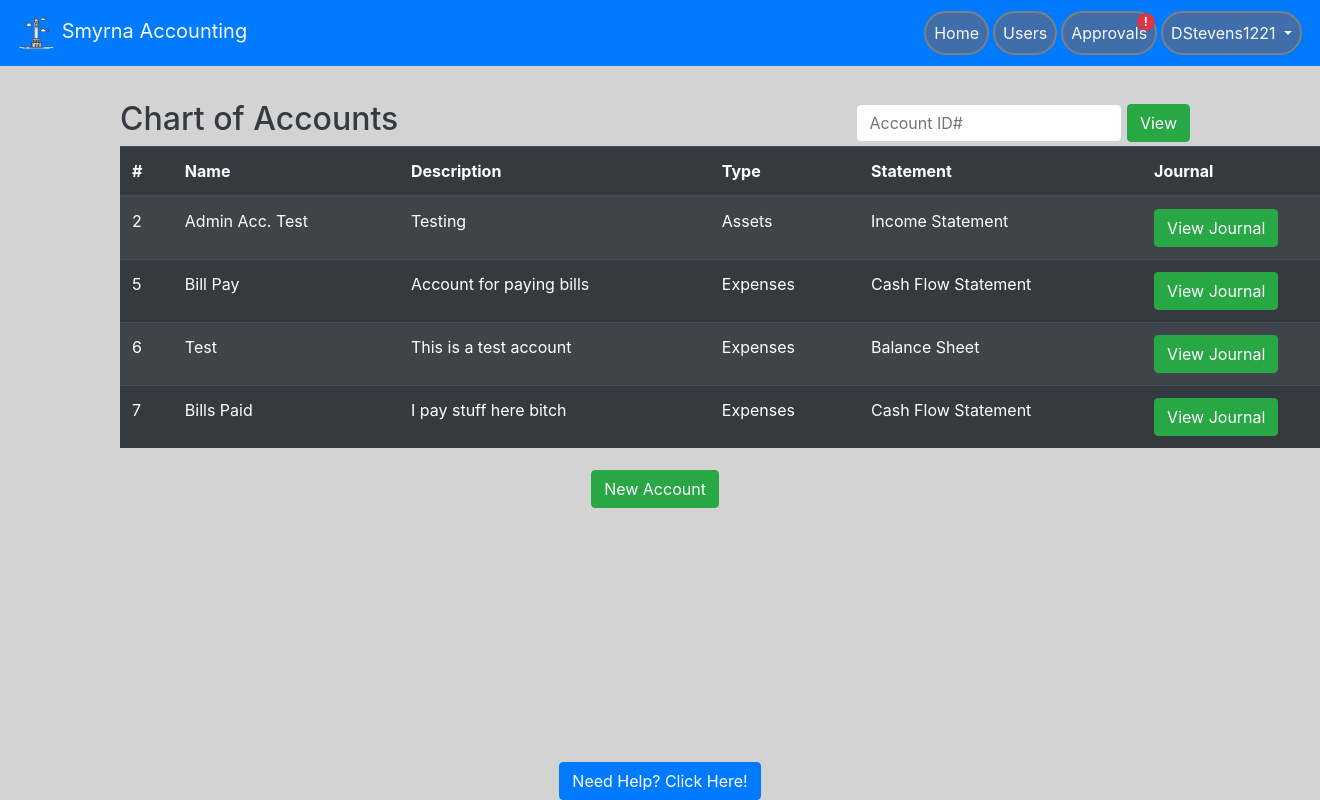
The app's page /accountOverview/1 (signed in) with its own data.
### website/models.py (models this page shows, shortened)
class User(db.Model, UserMixin):
    id = db.Column(db.Integer, primary_key=True)  # unique identifier
    email = db.Column(db.String(150), unique=True)
    password = db.Column(db.String(150))
    oldPassword = db.Column(db.String(150))
    firstName = db.Column(db.String(150))
    lastName = db.Column(db.String(150))
    userName = db.Column(db.String(150))
    hasAdmin = db.Column(db.Boolean, default=False)
    hasMan = db.Column(db.Boolean, default=False)
    status = db.Column(db.Boolean, default=False)
    creationDate = db.Column(db.Date())
    expirationDate = db.Column(db.Date())
    suspensionDate = db.Column(db.Date())
    suspensionEnd = db.Column(db.Date())
    accounts = db.relationship("Account", backref="user_backref", lazy=True)

class Account(db.Model):
    acc_num = db.Column(db.Integer, primary_key=True)  # unique identifier. Needs adjusting
    user_id = db.Column(db.Integer, db.ForeignKey(User.id), nullable=False)
    acc_name = db.Column(db.String(150), unique=True)
    acc_desc = db.Column(db.String(150))
    acc_cat = db.Column(db.String(150))
    init_bal = db.Column(db.Float)
    acc_statement = db.Column(db.String(150))
    entries = db.relationship("Ledger", backref='entries', lazy=True)

### website/auth.py (the view, shortened to what this page needs)
@auth.route('/accountOverview/<id>', methods=['GET', 'POST'])
@login_required
def accountOverview(id):
    if current_user.hasAdmin or current_user.hasMan:
        usr_status = False
        usr_hasMan = False
        usr_hasAdmin = False
        req = request.form
        qID = id
        user_to_update = User.query.filter_by(id=qID).first()
    else:
        flash(no_access, category='error')
        error = Error(error_desc=no_access)
        db.session.add(error)
        error.errorcreate(no_access, commit=True)
        return redirect(url_for('views.home'))
    return render_template('accountOverview.html', user=current_user, query=User.query.all(),
                           searchID=id, acc_query=Account.query.join(User).filter(Account.user_id == id))

### website/__init__.py (called while the page is built)
def create_app():
    app = Flask(__name__)
    app.config['SECRET_KEY'] = 'this is the secret key'
    app.config['SQLALCHEMY_DATABASE_URI'] = f'sqlite:///{DB_NAME}'
    db.init_app(app)
    app.config['MAIL_SERVER'] = 'smtp.gmail.com'
    app.config['MAIL_PORT'] = 465
    app.config['MAIL_USE_SSL'] = True
    app.config['MAIL_USERNAME'] = 'brandondunson15@gmail.com'
    app.config['MAIL_PASSWORD'] = 'Panopticon0987!@'
    mail.init_app(app)
    from .views import views
    from .auth import auth
    app.register_blueprint(views, url_prefix='/')
    app.register_blueprint(auth, url_prefix='/')
    from .models import User
    create_database(app)
    login_manager = LoginManager()
    login_manager.login_view = 'auth.login'
    login_manager.init_app(app)
    @login_manager.user_loader
    def load_user(id):
        return User.query.get(int(id))
    return app

### website/templates/accountOverview.html (shortened to what this page needs)
{% extends "base.html" %}
{%block content%}
<br>
<div class="container text-light pb-2" style="position: absolute; top: 100px; width: 1100px;">
  <form class ="form-inline" method="POST">
  <h2 class="text-dark">Chart of Accounts</h2>
    <div class="ml-auto">
      <input type="search" name="searchBar" class="form-control pr-1" placeholder="Account ID#"
        list = "userData" />
        <button class="btn btn-success" type="submit">View</button>
    </div>
  </form>
  <div id="table_id" class="table-wrapper">
    <table class="table table-striped table-dark">
      <thead>
        <tr>
          <th scope="col">#</th>
          <th scope="col">Name</th>
          <th scope="col">Description</th>
          <th scope="col">Type</th>
          <th scope="col">Statement</th>
          <th scope="col">Journal</th>
        </tr>
      </thead>
      <tbody style="overflow-y: scroll;">
        {% for account in acc_query %}
        <tr id="rowz">
          <td><a style="color: white;" href="">{{account.acc_num}}</a></td>
          <td>{{account.acc_name}}</td>
          <td>{{account.acc_desc}}</td>
          <td>{{account.acc_cat}}</td>
          <td>{{account.acc_statement}}</td>
          <td>
            <form method="POST" >
                <button type="submit" name = "get_account" class="btn btn-success" value="{{ account.acc_num }}">
                    View Journal
                </button>
            </form>
        </td>
        </tr>
        {% endfor %}
      </tbody>
    </table>
  </div>
  <div class="text-center">
    <form method="POST"><button name="new_account" class = "btn btn-success" type="sumbit" value="{{searchID}}" >New Account</button></form>
  </div>
</div>
{% endblock %}

### website/templates/base.html (shortened to what this page needs)
<!DOCTYPE html>
<html>
<head>
    <meat name="viewport" content="width=device-width, initial-scale=1" />
    <link rel="stylesheet" href="https://stackpath.bootstrapcdn.com/bootstrap/4.4.1/css/bootstrap.min.css"
 />
    <link rel="stylesheet" href="https://stackpath.bootstrapcdn.com/font-awesome/4.7.0/css/font-awesome.min.css"
 />
</head>
<body style="background-color: lightgrey">
    <nav class="navbar navbar-expand-lg navbar-dark bg-primary sticky-top">
        <a class = "navbar-brand text-light" href='/'>
            <img src="/static/logo.png" width="40" height="40" atl="">
            Smyrna Accounting
        </a>
        <div class = "collapse navbar-collapse" id="navbar">
            <ul class = "navbar-nav ml-auto">
                {% if user.is_authenticated %}
                {% if user.hasMan %}
                <li class = "nav-item">
                    <a class = "nav-link text-light text-center" id = "homepage" href="/home">Home</a>
                 </li>
                <li class = "nav-item">
                    <a class = "nav-link text-light text-center" id = "adminPort" href="/adminPortal">Users</a>
                </li>
                 <li class = "nav-item">
                     <span class="badge badge-pill badge-danger" style="float:right;margin-bottom:-10px;">!</span>
                    <a class = "nav-link text-light text-center" id = "approvals" href="/approvals">Approvals</a>
                 </li>
                {% endif %}
                <li class="nav-item dropdown">
                    <a class = "nav-link dropdown-toggle text-light text-center" id = "" data-toggle = "dropdown" aria-haspopup="true" aria-expanded="false">
                        {{ user.userName }}
                    </a>
                </li>
                {% else %}
                <a class = "nav-item nav-link text-light" id = "login" href="/login">Login</a>
                {% endif %}
            </ul>
        </div>
    </nav>
    <div class= "container">
        {%block content%}
        {% endblock %}
    </div>
</body>
<div class="footer" style="background-color: lightgray;">
    <a href="/help" class="btn btn-primary">Need Help? Click Here!</a>
</div>
</html>

### website/templates/base.html (style rules this page uses)
.footer { position: fixed; left: 0; bottom: 0; width: 100%; background-color: Blue; text-align: center; }
li.nav-item { border: 2px solid grey; margin: 2px; border-radius: 25px; background-color: rgb(63, 110, 170); }
.table-wrapper { max-height: 500px; width: 1250px; overflow: auto; display:inline-block; }

### records on screen
User: userName "DStevens1221"
Account: acc_num "2", acc_name "Admin Acc. Test", acc_desc "Testing", acc_cat "Assets", acc_statement "Income Statement"
Account: acc_num "5", acc_name "Bill Pay", acc_desc "Account for paying bills", acc_cat "Expenses", acc_statement "Cash Flow Statement"
Account: acc_num "6", acc_name "Test", acc_desc "This is a test account", acc_cat "Expenses", acc_statement "Balance Sheet"
Account: acc_num "7", acc_name "Bills Paid", acc_desc "I pay stuff here bitch", acc_cat "Expenses", acc_statement "Cash Flow Statement"
